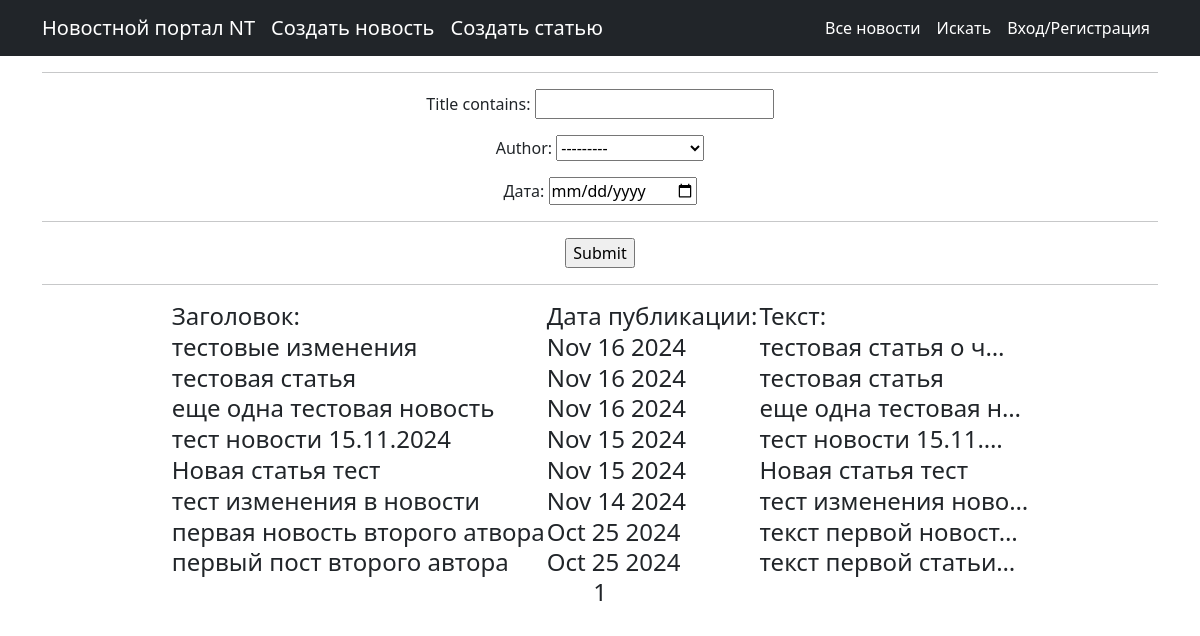
Page /posts/search/ on the earlier database version.
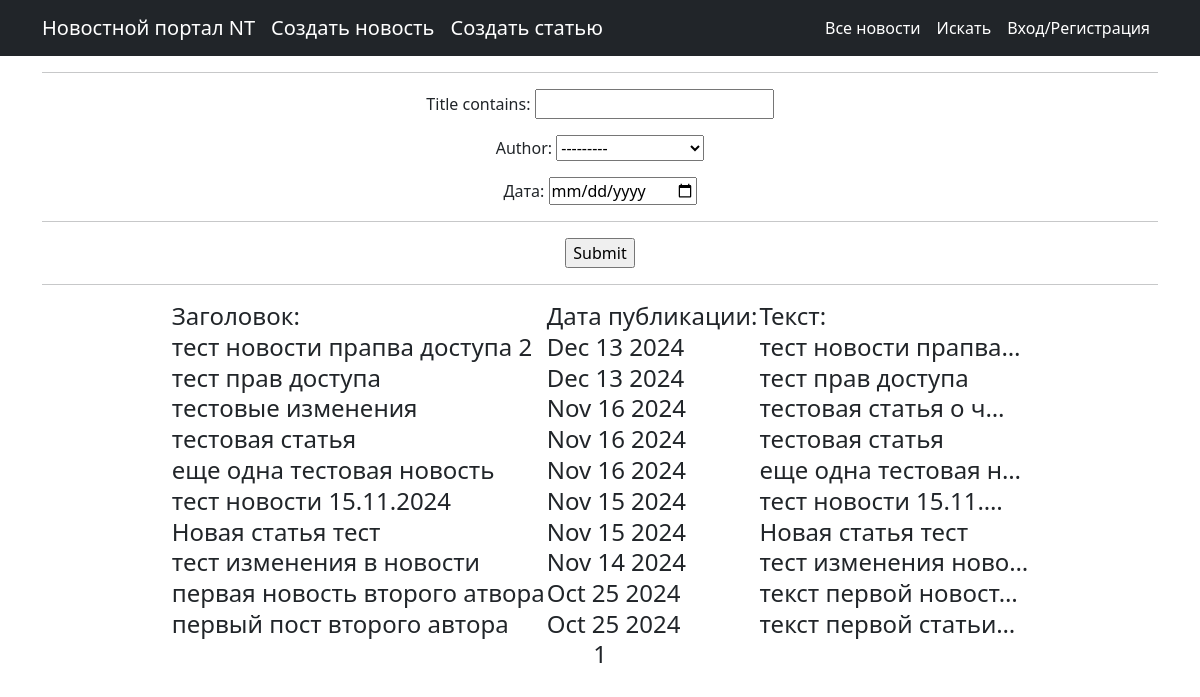
Same page on the later database version.
### news/models.py (models this page shows, shortened)
class Post(models.Model):
    news = "NW"
    articles = "AR"
    POST_TYPE = [
        (news, "Новость"),
        (articles, "Статья")
    ]
    author = models.ForeignKey(Author, on_delete=models.CASCADE)
    post_type = models.CharField(max_length=2, choices=POST_TYPE, default=news)
    date_in = models.DateTimeField(auto_now_add=True)
    category = models.ManyToManyField(Category, through="PostCategory")
    title = models.CharField(max_length=255)
    text = models.TextField()
    rating = models.IntegerField(default=0)

### news/views.py (the view)
# urls.py: path('search/',Search.as_view() , name = "post_search"),
class Search(ListView):
    model = Post
    ordering = '-date_in'
    template_name = 'search.html'
    context_object_name = 'news'
    paginate_by = 10
    def get_queryset(self):
        queryset = super().get_queryset()
        self.filterset = NewFilter(self.request.GET, queryset)
        return self.filterset.qs
    def get_context_data(self, **kwargs):
        context=  super().get_context_data(**kwargs)
        context ['time_now'] = datetime.utcnow()
        context ['filterset'] = self.filterset
        return context

### templates/search.html (shortened to what this page needs)
{% extends 'flatpages/default.html' %}
{%load custom_filters%}
{%block content%}
    <hr>
    <form action""method="get">
        {{filterset.form.as_p}}
        <hr>
        <input type="submit"value"Искать"/>
    </form>
    <hr>
    {%if news%}
    <center>
        <h4>
    <table>
        <tr>
            <td>Заголовок:</td>
            <td>Дата публикации:</td>
            <td>Текст:</td>
        </tr>
        {%for new in news%}
        <tr>
            <td>{{new.title}}</td>
            <td>{{new.date_in|date:'M d Y'}}</td>
            <td>{{new.text|truncatechars:20}}</td>
        </tr>
        {%endfor%}
    </table>
{% else %}
    <h2>Новостей нет</h2>
{% endif %}
{{ page_obj.number }}
{%endblock content%}

Differences in the rows shown:
added Post: title "тест новости прапва доступа 2", date_in "Dec 13 2024", text "тест новости прапва…"
added Post: title "тест прав доступа", date_in "Dec 13 2024", text "тест прав доступа"
